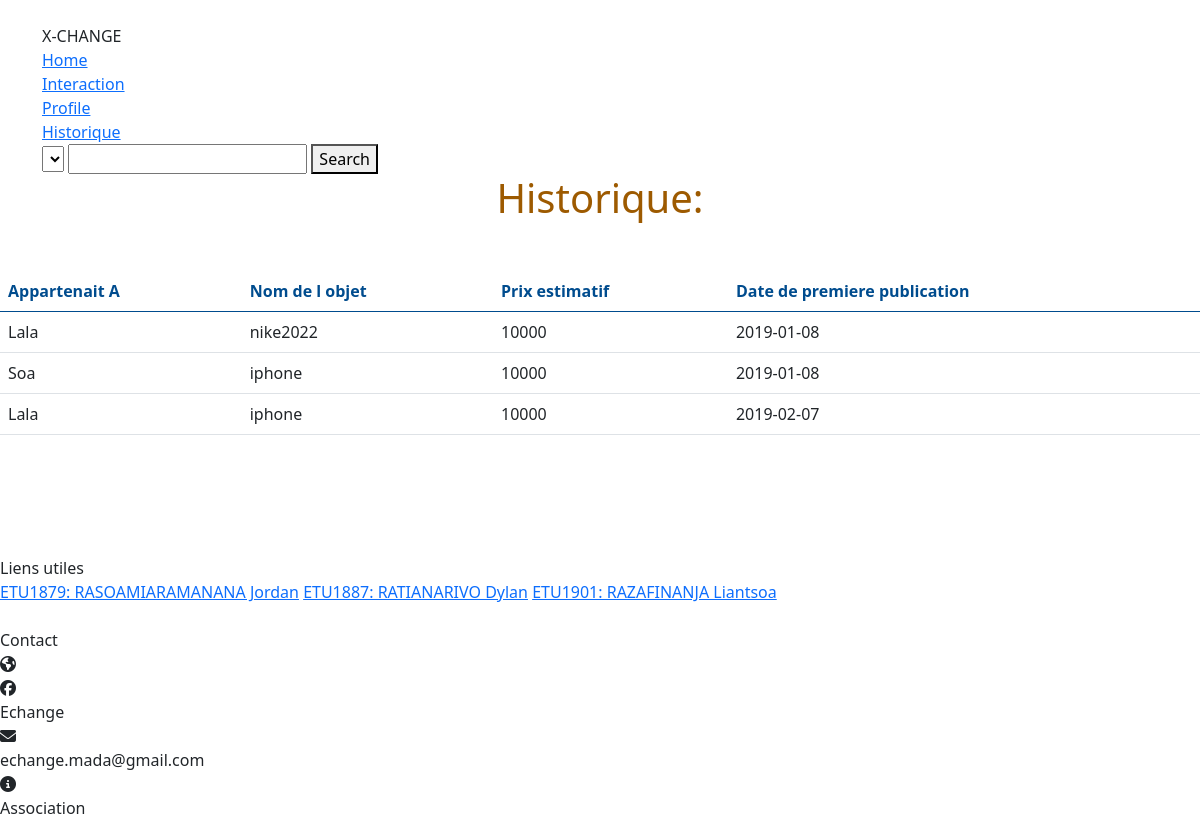
Page /index.php/historique/afficher on the committed database.
### tables this page shows
create table historiqueobjectuser  (
    idhistoriqueobjectuser int primary key auto_increment,
    idobjectuser int  ,
    idUser int ,
    idcategory int ,
    nomobjet varchar(30),
    description varchar(2050),
    prixestimatif float ,
    datepublication date ,
    foreign key (idobjectuser) references objectuser(idobjectuser),
    foreign key (idUser) references users(idUser),
    foreign key (idcategory) references category(idcategory)
);

create table users (
    idUser int primary key auto_increment,
    nom varchar(20),
    email varchar(20) ,
    password varchar(20),
    datenaissance date ,
    isadmin boolean
);

### application/controllers/Historique.php (called while the page is built, shortened)
<?php
class Historique extends CI_Controller {
    public function __construct(){
        $this->load->library('session');
        $this->load->model('Historique_model');
    }
    public function getData(){
        $data =$this->Historique_model->gethistoriques( );
        return $data ;
    }
    public function afficher(){
        $data['historia'] = $this->getData() ;
        $this->load->view('header');
        $this->load->view('mainHistorique' ,$data);
        $this->load->view('footer');
    }
}
?>

### index.php (called while the page is built, shortened)
<?php
require_once BASEPATH.'core/CodeIgniter.php';

### application/models/Historique_model.php (called while the page is built, shortened)
<?php
    class Historique_model extends CI_Model{
        public function gethistoriques(){
            $req = " SELECT nom ,nomobjet , description,prixestimatif,datepublication from historiqueobjectuser join users on historiqueobjectuser.idUser = users.idUser  ";
            $query = $this->db->query($req);
            $data=array();
            $i=0;
            foreach($query->result_array() as $row){
                $data[$i]=$row;
                $i++;
            }
            return $data;
        }
    }
?>

### application/views/mainHistorique.php (the view)
<div style="text-align:center; margin-bottom: 49px; color: #9d5a00;">
    <h1> Historique:</h1>
</div>
<div class="table-div" style="height: 285px;">
<table class="table" style ="overflow: scroll;">
                        <thead>
                          <tr >
                            <th style="color:#004c8e">Appartenait A </th>
                            <th style="color:#004c8e"> Nom de l objet</th>
                            <th style="color:#004c8e"> Prix estimatif</th>
                            <th style="color:#004c8e"> Date de premiere publication</th>
                          </tr>
                        </thead>
                        <tbody>
                        <?php for ($i=0; $i <count($historia) ; $i++) { ?>
                            <tr >
                                <td><?php echo $historia[$i]['nom'] ;?></td>
                                <td><?php echo $historia[$i]['nomobjet'] ;?></td>
                                <td><?php echo $historia[$i]['prixestimatif'] ;?></td>
                                <td><?php echo $historia[$i]['datepublication'] ;?></td>
                            </tr>
                  <?php } ?>
                        </tbody>
</table>
</div>

### rows in the picture
historiqueobjectuser: idUser.nom "Lala", nomobjet "nike2022", prixestimatif "10000", datepublication "2019-01-08"
historiqueobjectuser: idUser.nom "Soa", nomobjet "iphone", prixestimatif "10000", datepublication "2019-01-08"
historiqueobjectuser: idUser.nom "Lala", nomobjet "iphone", prixestimatif "10000", datepublication "2019-02-07"
